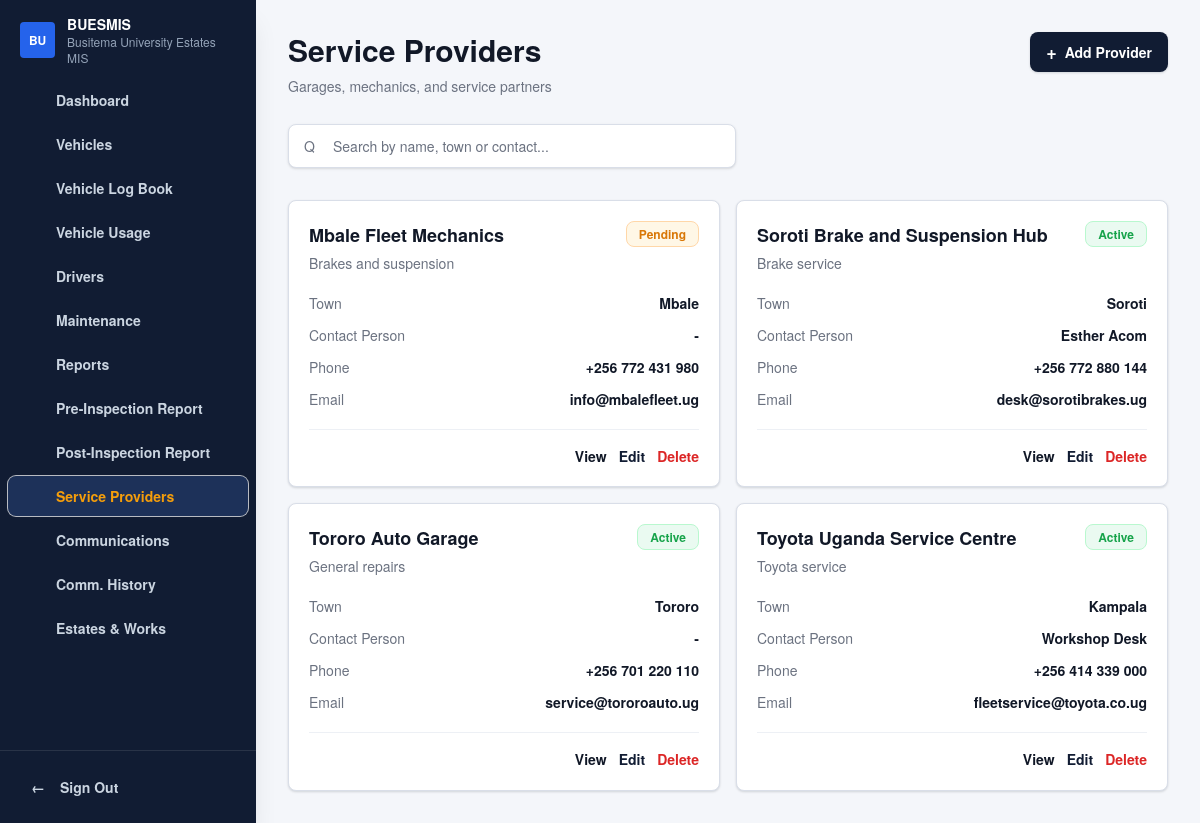
/modules/service-providers/index.php, run on the app's committed database.
### tables this page shows
CREATE TABLE `service_providers` (
  `id` int(10) UNSIGNED NOT NULL,
  `name` varchar(150) NOT NULL,
  `town` varchar(100) DEFAULT NULL,
  `contact_person` varchar(120) DEFAULT NULL,
  `phone` varchar(30) DEFAULT NULL,
  `email` varchar(150) DEFAULT NULL,
  `specialty` varchar(150) DEFAULT NULL,
  `status` enum('active','pending','inactive') NOT NULL DEFAULT 'active',
  `created_at` timestamp NOT NULL DEFAULT current_timestamp(),
  `updated_at` timestamp NULL DEFAULT NULL ON UPDATE current_timestamp()
);

### handlers/provider.php (called while the page is built, shortened)
<?php
require_once __DIR__ . '/../config/database.php';
function providerHandlerUrl(): string
{
    return '/fleet-system/handlers/provider.php';
}
function providerPullFlash(): ?array
{
    if (!isset($_SESSION['provider_flash']) || !is_array($_SESSION['provider_flash'])) {
        return null;
    }
    $flash = $_SESSION['provider_flash'];
    return $flash;
}
function providerNormalizeStatus(string $status): string
{
    return ucfirst($status);
}
function providerFetchPageData(): array
{
    $flash = providerPullFlash();
    $notification = $flash['notification'] ?? null;
    $formData = $flash['form_data'] ?? [];
    $openModal = (bool) ($flash['open_modal'] ?? false);
    $formMode = $flash['form_mode'] ?? 'create';
    $providers = [];
    try {
        $statement = fleetDb()->query(
            'SELECT
                id,
                name,
                town,
                contact_person,
                phone,
                email,
                specialty,
                status
            FROM service_providers
            ORDER BY name ASC, id ASC'
        );
        foreach ($statement->fetchAll() as $row) {
            $providers[] = [
                'id' => (int) $row['id'],
                'name_raw' => $row['name'],
                'town_raw' => $row['town'] ?? '',
                'contact_person_raw' => $row['contact_person'] ?? '',
                'phone_raw' => $row['phone'] ?? '',
                'email_raw' => $row['email'] ?? '',
                'specialty_raw' => $row['specialty'] ?? '',
                'status_raw' => $row['status'],
                'name' => $row['name'],
                'town' => $row['town'] ?: '-',
                'contact_person' => $row['contact_person'] ?: '-',
                'contact' => $row['phone'] ?: '-',
                'email' => $row['email'] ?: '-',
                'specialty' => $row['specialty'] ?: 'General service support',
                'status' => providerNormalizeStatus((string) $row['status']),
            ];
        }
    } catch (Throwable $exception) {
        $notification = [
            'type' => 'error',
            'title' => 'Unable to load service providers',
            'message' => 'The service providers could not be loaded from the database right now.',
        ];
    }
    return [
        'providers' => $providers,
        'hasProviders' => count($providers) > 0,
        'providerNotification' => $notification,
        'providerFormData' => $formData,
        'shouldOpenProviderModal' => $openModal,
        'providerFormMode' => $formMode,
        'providerFormAction' => providerHandlerUrl(),
    ];
}

### config/database.php (called while the page is built, shortened)
<?php
$dbHost = getenv('FLEET_DB_HOST') ?: '127.0.0.1';
$dbPort = getenv('FLEET_DB_PORT') ?: '3306';
$dbName = getenv('FLEET_DB_NAME') ?: 'fleet_system';
$dbUser = getenv('FLEET_DB_USER') ?: 'root';
$dbPass = getenv('FLEET_DB_PASS') ?: '';
$dsn = sprintf(
    'mysql:host=%s;port=%s;dbname=%s;charset=utf8mb4',
    $dbHost,
    $dbPort,
    $dbName
);
try {
    $pdo = new PDO($dsn, $dbUser, $dbPass, [
        PDO::ATTR_ERRMODE => PDO::ERRMODE_EXCEPTION,
        PDO::ATTR_DEFAULT_FETCH_MODE => PDO::FETCH_ASSOC,
        PDO::ATTR_EMULATE_PREPARES => false,
    ]);
} catch (PDOException $e) {
    http_response_code(500);
    die('Database connection failed. Please confirm MySQL is running and the fleet_system database exists.');
}
function fleetDb(): PDO
{
    global $pdo;
    return $pdo;
}

### modules/service-providers/index.php (the view, shortened to what this page needs)
<?php
require_once __DIR__ . '/../../handlers/provider.php';
extract(providerFetchPageData());
include __DIR__ . '/../../includes/header.php';
include __DIR__ . '/../../includes/sidebar.php';
?>
<main class="min-h-screen lg:pl-64">
    <div class="mx-auto max-w-[1320px] px-4 py-8 sm:px-6 lg:px-8">
        <div class="mb-7 flex flex-col gap-4 lg:flex-row lg:items-start lg:justify-between">
            <div>
                <h1 class="text-2xl font-extrabold tracking-normal text-fleet-ink sm:text-3xl">Service Providers</h1>
                <p class="mt-2 text-sm text-fleet-muted">Garages, mechanics, and service partners</p>
            </div>
            <div class="flex flex-wrap items-center gap-3">
                <button type="button" data-open-provider-modal class="inline-flex h-10 items-center gap-2 rounded-lg bg-fleet-sidebar px-4 text-sm font-semibold text-white shadow-fleet-card hover:bg-fleet-sidebar-active">
                    <span class="text-lg leading-none">+</span>
                    <span>Add Provider</span>
                </button>
            </div>
        </div>
        <section class="<?= $hasProviders ? 'block' : 'hidden'; ?> mb-8">
            <div class="max-w-md">
                <label class="relative block">
                    <span class="pointer-events-none absolute left-4 top-1/2 -translate-y-1/2 text-fleet-muted">Q</span>
                    <input id="provider-search" type="search" class="h-11 w-full rounded-lg border border-fleet-line bg-fleet-surface py-2 pl-11 pr-4 text-sm text-fleet-ink shadow-sm outline-none transition placeholder:text-fleet-muted focus:border-fleet-primary focus:ring-4 focus:ring-blue-100" placeholder="Search by name, town or contact...">
                </label>
            </div>
        </section>
        <section class="<?= $hasProviders ? 'grid' : 'hidden'; ?> gap-4 md:grid-cols-2 xl:grid-cols-3" data-provider-list>
            <?php foreach ($providers as $provider): ?>
                <article
                    class="provider-card interactive-card rounded-lg border border-fleet-line bg-fleet-surface p-5 shadow-fleet-card"
                    data-search="<?= htmlspecialchars(strtolower(implode(' ', [$provider['name'], $provider['town'], $provider['contact_person'], $provider['contact'], $provider['email'], $provider['specialty'], $provider['status']])), ENT_QUOTES, 'UTF-8'); ?>"
                    data-provider-id="<?= htmlspecialchars((string) $provider['id'], ENT_QUOTES, 'UTF-8'); ?>"
                    data-name="<?= htmlspecialchars($provider['name_raw'], ENT_QUOTES, 'UTF-8'); ?>"
                    data-town="<?= htmlspecialchars($provider['town_raw'], ENT_QUOTES, 'UTF-8'); ?>"
                    data-contact-person="<?= htmlspecialchars($provider['contact_person_raw'], ENT_QUOTES, 'UTF-8'); ?>"
                    data-phone="<?= htmlspecialchars($provider['phone_raw'], ENT_QUOTES, 'UTF-8'); ?>"
                    data-email="<?= htmlspecialchars($provider['email_raw'], ENT_QUOTES, 'UTF-8'); ?>"
                    data-specialty="<?= htmlspecialchars($provider['specialty_raw'], ENT_QUOTES, 'UTF-8'); ?>"
                    data-status="<?= htmlspecialchars($provider['status_raw'], ENT_QUOTES, 'UTF-8'); ?>"
                >
                    <div class="flex items-start justify-between gap-4">
                        <div>
                            <h2 class="text-lg font-extrabold text-fleet-ink"><?= htmlspecialchars($provider['name'], ENT_QUOTES, 'UTF-8'); ?></h2>
                            <p class="mt-1 text-sm text-fleet-muted"><?= htmlspecialchars($provider['specialty'], ENT_QUOTES, 'UTF-8'); ?></p>
                        </div>
                        <?php if ($provider['status'] === 'Active'): ?>
                            <span class="rounded-lg border border-green-200 bg-fleet-success-soft px-3 py-1 text-xs font-semibold text-fleet-success">Active</span>
                        <?php elseif ($provider['status'] === 'Pending'): ?>
                            <span class="rounded-lg border border-orange-200 bg-fleet-warning-soft px-3 py-1 text-xs font-semibold text-fleet-warning-strong">Pending</span>
                        <?php else: ?>
                            <span class="rounded-lg border border-slate-200 bg-slate-100 px-3 py-1 text-xs font-semibold text-slate-600">Inactive</span>
                        <?php endif; ?>
                    </div>
                    <div class="mt-5 space-y-3 text-sm">
                        <p class="flex justify-between gap-4"><span class="text-fleet-muted">Town</span><span class="font-semibold text-fleet-ink"><?= htmlspecialchars($provider['town'], ENT_QUOTES, 'UTF-8'); ?></span></p>
                        <p class="flex justify-between gap-4"><span class="text-fleet-muted">Contact Person</span><span class="font-semibold text-fleet-ink"><?= htmlspecialchars($provider['contact_person'], ENT_QUOTES, 'UTF-8'); ?></span></p>
                        <p class="flex justify-between gap-4"><span class="text-fleet-muted">Phone</span><span class="font-semibold text-fleet-ink"><?= htmlspecialchars($provider['contact'], ENT_QUOTES, 'UTF-8'); ?></span></p>
                        <p class="flex justify-between gap-4"><span class="text-fleet-muted">Email</span><span class="font-semibold text-fleet-ink"><?= htmlspecialchars($provider['email'], ENT_QUOTES, 'UTF-8'); ?></span></p>
                    </div>
                    <div class="mt-5 flex justify-end gap-3 border-t border-fleet-line-soft pt-4">
                        <button type="button" data-view-provider-entry class="text-sm font-semibold text-fleet-ink hover:text-fleet-primary">View</button>
                        <button type="button" data-edit-provider-entry class="text-sm font-semibold text-fleet-sidebar hover:text-fleet-primary">Edit</button>
                        <form
                            action="<?= htmlspecialchars($providerFormAction, ENT_QUOTES, 'UTF-8'); ?>"
                            method="post"
                            data-delete-name="<?= htmlspecialchars($provider['name'], ENT_QUOTES, 'UTF-8'); ?>"
                            data-delete-detail="<?= htmlspecialchars(trim($provider['specialty'] . ' - ' . $provider['town']), ENT_QUOTES, 'UTF-8'); ?>"
                        >
                            <button type="submit" data-open-provider-delete class="text-sm font-semibold text-fleet-danger hover:text-fleet-danger-strong">Delete</button>
                        </form>
                    </div>
                </article>
            <?php endforeach; ?>
        </section>
    </div>
</main>
<?php include __DIR__ . '/../../includes/footer.php'; ?>

### data on the page
service_providers: name "Mbale Fleet Mechanics", specialty "Brakes and suspension", shows "Pending", town "Mbale", contact_person "-", phone "+256 772 431 980", email "info@mbalefleet.ug"
service_providers: name "Soroti Brake and Suspension Hub", specialty "Brake service", shows "Active", town "Soroti", contact_person "Esther Acom", phone "+256 772 880 144", email "desk@sorotibrakes.ug"
service_providers: name "Tororo Auto Garage", specialty "General repairs", shows "Active", town "Tororo", contact_person "-", phone "+256 701 220 110", email "service@tororoauto.ug"
service_providers: name "Toyota Uganda Service Centre", specialty "Toyota service", shows "Active", town "Kampala", contact_person "Workshop Desk", phone "+256 414 339 000", email "fleetservice@toyota.co.ug"

### other printed values
$item['label'] "Dashboard"
$item['label'] "Vehicles"
$item['label'] "Vehicle Log Book"
$item['label'] "Vehicle Usage"
$item['label'] "Drivers"
$item['label'] "Maintenance"
$item['label'] "Reports"
$item['label'] "Pre-Inspection Report"
$item['label'] "Post-Inspection Report"
$item['label'] "Service Providers"
$item['label'] "Communications"
$item['label'] "Comm. History"
$item['label'] "Estates & Works"
